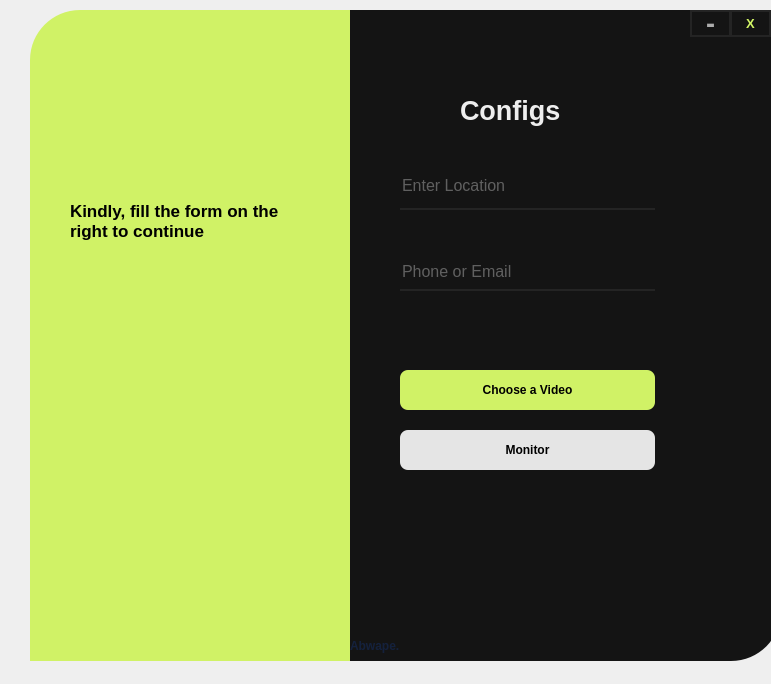
<?xml version="1.0" encoding="UTF-8"?>
<ui version="4.0">
 <class>MainWindow</class>
 <widget class="QMainWindow" name="MainWindow">
  <property name="geometry">
   <rect>
    <x>0</x>
    <y>0</y>
    <width>771</width>
    <height>684</height>
   </rect>
  </property>
  <property name="windowTitle">
   <string>MainWindow</string>
  </property>
  <widget class="QWidget" name="centralwidget">
   <widget class="QWidget" name="drop_widget" native="true">
    <property name="geometry">
     <rect>
      <x>30</x>
      <y>10</y>
      <width>771</width>
      <height>671</height>
     </rect>
    </property>
    <widget class="QLabel" name="label">
     <property name="geometry">
      <rect>
       <x>0</x>
       <y>0</y>
       <width>321</width>
       <height>651</height>
      </rect>
     </property>
     <property name="styleSheet">
      <string notr="true">background-color: #D0F266;
background-size: cover;
background-position: top;
border-top-left-radius:50px;</string>
     </property>
     <property name="text">
      <string/>
     </property>
    </widget>
    <widget class="QLabel" name="label_2">
     <property name="geometry">
      <rect>
       <x>320</x>
       <y>-10</y>
       <width>431</width>
       <height>661</height>
      </rect>
     </property>
     <property name="styleSheet">
      <string notr="true">background-color:#141414;
border-bottom-right-radius:50px;</string>
     </property>
     <property name="text">
      <string/>
     </property>
    </widget>
    <widget class="QLabel" name="label_3">
     <property name="geometry">
      <rect>
       <x>430</x>
       <y>80</y>
       <width>151</width>
       <height>41</height>
      </rect>
     </property>
     <property name="font">
      <font>
       <pointsize>20</pointsize>
       <weight>75</weight>
       <bold>true</bold>
      </font>
     </property>
     <property name="styleSheet">
      <string notr="true">color:#EEEEEE;</string>
     </property>
     <property name="text">
      <string>Configs</string>
     </property>
    </widget>
    <widget class="QLineEdit" name="location_input">
     <property name="geometry">
      <rect>
       <x>370</x>
       <y>160</y>
       <width>255</width>
       <height>40</height>
      </rect>
     </property>
     <property name="font">
      <font>
       <pointsize>12</pointsize>
      </font>
     </property>
     <property name="styleSheet">
      <string notr="true">QLineEdit{
border:none;
border-bottom:2px solid #242424;
height: 30px;
padding-bottom:7px;
background: #141414;
color:#ACACAC;
}</string>
     </property>
     <property name="text">
      <string/>
     </property>
     <property name="placeholderText">
      <string>Enter Location</string>
     </property>
    </widget>
    <widget class="QLineEdit" name="sendTo_input">
     <property name="geometry">
      <rect>
       <x>370</x>
       <y>250</y>
       <width>255</width>
       <height>31</height>
      </rect>
     </property>
     <property name="font">
      <font>
       <pointsize>12</pointsize>
      </font>
     </property>
     <property name="styleSheet">
      <string notr="true">QLineEdit{
border:none;
border-bottom:2px solid #242424;
height: 30px;
padding-bottom:7px;
background: #141414;
color:#ACACAC;
}</string>
     </property>
     <property name="echoMode">
      <enum>QLineEdit::Normal</enum>
     </property>
     <property name="placeholderText">
      <string>Phone or Email</string>
     </property>
    </widget>
    <widget class="QPushButton" name="pushButton">
     <property name="geometry">
      <rect>
       <x>370</x>
       <y>420</y>
       <width>255</width>
       <height>40</height>
      </rect>
     </property>
     <property name="font">
      <font>
       <pointsize>9</pointsize>
       <weight>75</weight>
       <bold>true</bold>
      </font>
     </property>
     <property name="cursor">
      <cursorShape>PointingHandCursor</cursorShape>
     </property>
     <property name="styleSheet">
      <string notr="true">QPushButton{
border-radius: 8px;
background:#e5e5e5;
height: 30px;
color: #000;
cursor:pointer;
}

QPushButton:pressed{
padding-top:5px;
padding-left:5px;
}
</string>
     </property>
     <property name="text">
      <string>Monitor</string>
     </property>
    </widget>
    <widget class="QLabel" name="label_4">
     <property name="geometry">
      <rect>
       <x>40</x>
       <y>150</y>
       <width>241</width>
       <height>121</height>
      </rect>
     </property>
     <property name="font">
      <font>
       <pointsize>13</pointsize>
       <weight>75</weight>
       <bold>true</bold>
      </font>
     </property>
     <property name="styleSheet">
      <string notr="true">color:#000;</string>
     </property>
     <property name="text">
      <string>Kindly, fill the form on the right to continue</string>
     </property>
     <property name="wordWrap">
      <bool>true</bool>
     </property>
    </widget>
    <widget class="QPushButton" name="cls_button">
     <property name="geometry">
      <rect>
       <x>700</x>
       <y>0</y>
       <width>41</width>
       <height>27</height>
      </rect>
     </property>
     <property name="font">
      <font>
       <pointsize>10</pointsize>
       <weight>75</weight>
       <bold>true</bold>
      </font>
     </property>
     <property name="cursor">
      <cursorShape>PointingHandCursor</cursorShape>
     </property>
     <property name="styleSheet">
      <string notr="true">
QPushButton{

border-radius: 13.5px;
background: #141414;
color: #D2F565;
border: 2px solid #242424;

}
QPushButton:hover{
background-color:#e63946;
}
QPushButton:pressed{
padding-top:5px;
padding-left:5px;
}

</string>
     </property>
     <property name="text">
      <string>X</string>
     </property>
    </widget>
    <widget class="QLabel" name="label_5">
     <property name="geometry">
      <rect>
       <x>320</x>
       <y>620</y>
       <width>71</width>
       <height>31</height>
      </rect>
     </property>
     <property name="font">
      <font>
       <pointsize>9</pointsize>
       <weight>75</weight>
       <bold>true</bold>
      </font>
     </property>
     <property name="styleSheet">
      <string notr="true">color:#14213d;</string>
     </property>
     <property name="text">
      <string>Abwape.</string>
     </property>
    </widget>
    <widget class="QPushButton" name="min_butto">
     <property name="geometry">
      <rect>
       <x>660</x>
       <y>0</y>
       <width>41</width>
       <height>27</height>
      </rect>
     </property>
     <property name="font">
      <font>
       <pointsize>20</pointsize>
       <weight>75</weight>
       <bold>true</bold>
      </font>
     </property>
     <property name="cursor">
      <cursorShape>PointingHandCursor</cursorShape>
     </property>
     <property name="styleSheet">
      <string notr="true">
QPushButton{

border-radius: 13.5px;
background: #141414;
color: #ACACAC;
border: 2px solid #242424;

}

QPushButton:pressed{
padding-top:5px;
padding-left:5px;
}

</string>
     </property>
     <property name="text">
      <string>-</string>
     </property>
    </widget>
    <widget class="QPushButton" name="Browse">
     <property name="geometry">
      <rect>
       <x>370</x>
       <y>360</y>
       <width>255</width>
       <height>40</height>
      </rect>
     </property>
     <property name="font">
      <font>
       <pointsize>9</pointsize>
       <weight>75</weight>
       <bold>true</bold>
      </font>
     </property>
     <property name="cursor">
      <cursorShape>PointingHandCursor</cursorShape>
     </property>
     <property name="styleSheet">
      <string notr="true">QPushButton{
border-radius: 8px;
background:#D0F266;
height: 30px;
color: #000;

}

QPushButton:pressed{
padding-top:5px;
padding-left:5px;
}

</string>
     </property>
     <property name="text">
      <string>Choose a Video</string>
     </property>
    </widget>
   </widget>
  </widget>
 </widget>
 <resources/>
 <connections/>
</ui>
